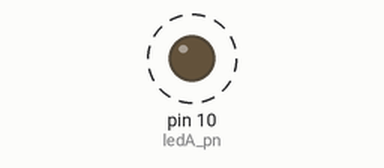
A sketch run on a simulated Arduino Uno, built with avr-gcc and run on an emulated ATmega328P. On the bench: output pins drawn as LEDs (lit = HIGH). Dashed ring = blinking.

Above: at 0.12 s.
Timing chart, 0 to 3.0 s (numbered marks = the images above):
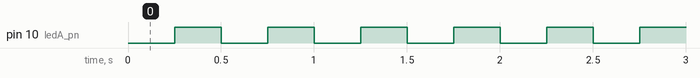

The sketch:

led_flash_2hz.ino
```cpp
// constants won't change. Used here to set a pin number:
const int ledA_pn = 10;  // 13 for testing (built-in led) --> change to 9 in actual main progrm

int ledAState = LOW;  // ledState used to set the LED

// Generally, you should use "unsigned long" for variables that hold time
// The value will quickly become too large for an int to store
unsigned long previousMillis = 0;  // will store last time LED was updated

// constants won't change:
const long interval = 250;  // 2hz --> 0.5 second interval at which to blink (milliseconds)

void setup() {
  // set the digital pin as output:
  pinMode(ledA_pn, OUTPUT);
}

void loop() {
  // here is where you'd put code that needs to be running all the time.

  // check to see if it's time to blink the LED; that is, if the difference
  // between the current time and last time you blinked the LED is bigger than
  // the interval at which you want to blink the LED.
  unsigned long currentMillis = millis();

  if (currentMillis - previousMillis >= interval) {
    // save the last time you blinked the LED
    previousMillis = currentMillis;

    // if the LED is off turn it on and vice-versa:
    if (ledAState == LOW) {
      ledAState = HIGH;
    } else {
      ledAState = LOW;
    }

    // set the LED with the ledState of the variable:
    digitalWrite(ledA_pn, ledAState);
  }
}
```

Measured:
- by itself, pin 10 (ledA_pn): alternates HIGH for 0.25 s and LOW for 0.25 s
